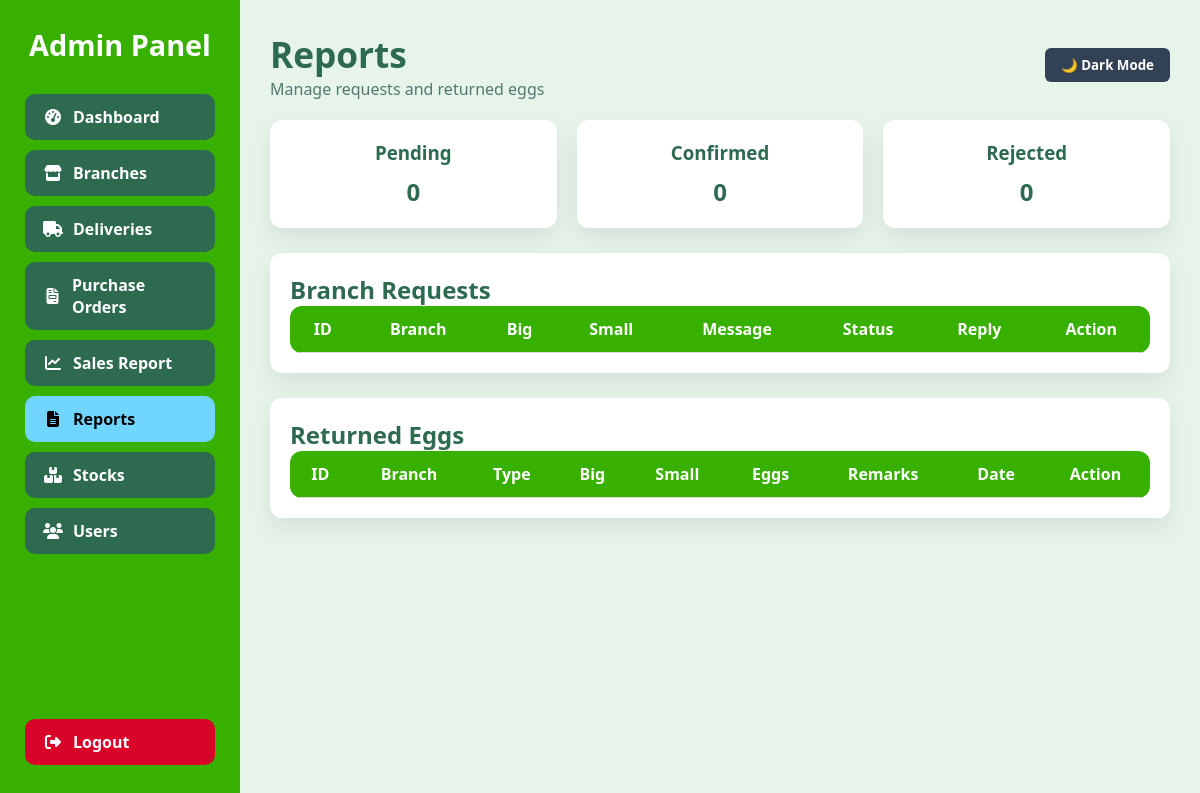
The app's page /reports.php, older data.
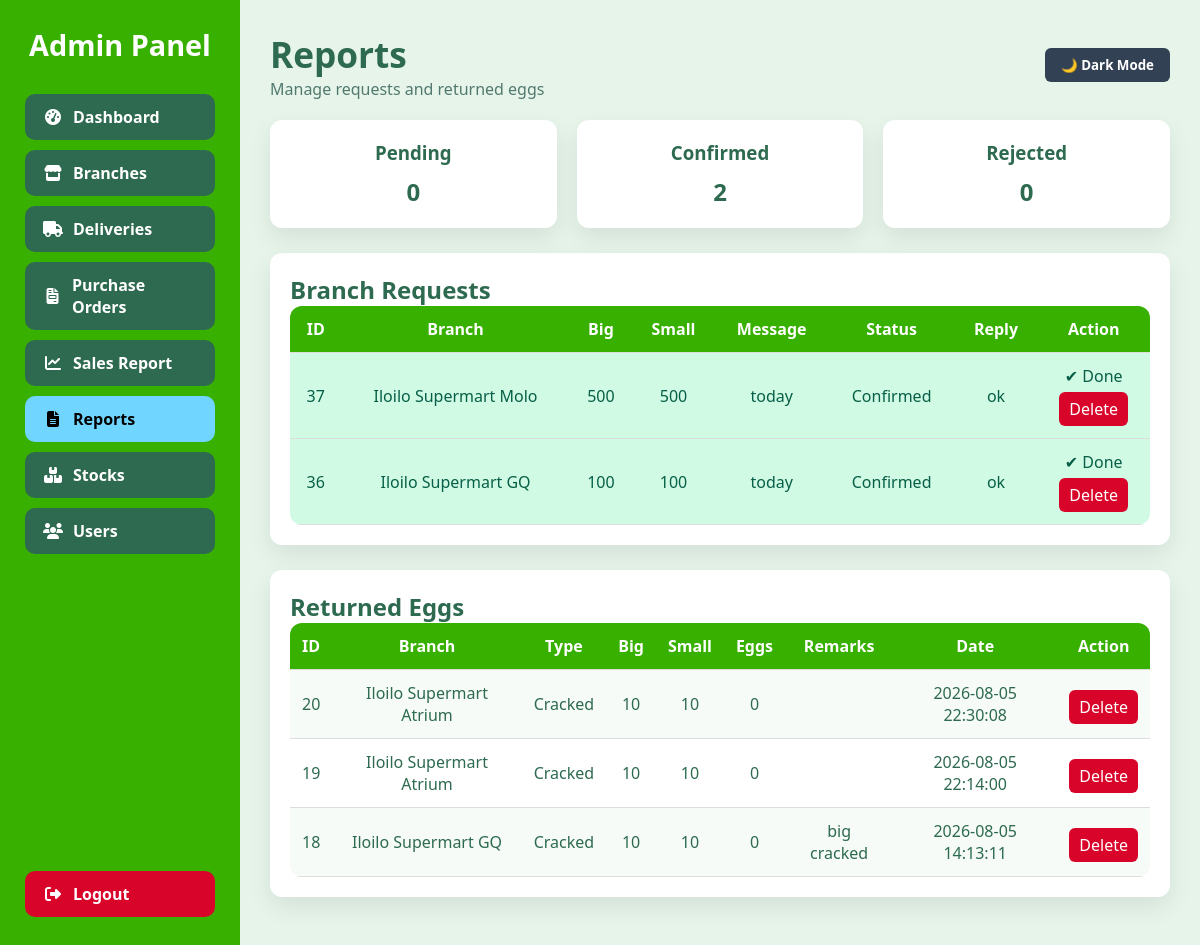
The same page, newer data.
### tables this page shows
CREATE TABLE `requests` (
  `id` int(11) NOT NULL,
  `branch_id` int(11) NOT NULL,
  `big_trays` int(11) DEFAULT 0,
  `small_trays` int(11) DEFAULT 0,
  `message` text DEFAULT NULL,
  `admin_reply` text DEFAULT NULL,
  `status` enum('pending','confirmed','rejected') DEFAULT 'pending',
  `request_datetime` datetime DEFAULT current_timestamp()
);

CREATE TABLE `branches` (
  `id` int(10) UNSIGNED NOT NULL,
  `branch_name` varchar(100) NOT NULL,
  `low_stock_threshold` int(10) UNSIGNED NOT NULL DEFAULT 100,
  `is_active` tinyint(1) NOT NULL DEFAULT 1,
  `created_at` datetime NOT NULL DEFAULT current_timestamp(),
  `updated_at` datetime NOT NULL DEFAULT current_timestamp() ON UPDATE current_timestamp()
);

CREATE TABLE `returns` (
  `id` int(11) UNSIGNED NOT NULL,
  `branch_id` int(11) NOT NULL,
  `return_type` varchar(50) NOT NULL,
  `big_trays` int(11) DEFAULT 0,
  `small_trays` int(11) DEFAULT 0,
  `egg_pieces` int(11) DEFAULT 0,
  `remarks` text DEFAULT NULL,
  `return_datetime` datetime NOT NULL
);

### reports_backend.php (called while the page is built, shortened)
<?php
include __DIR__ . '/../includes/db.php';
$requests = [];
$sql = "
    SELECT r.*, b.branch_name
    FROM requests r
    JOIN branches b ON r.branch_id = b.id
    ORDER BY r.request_datetime DESC
";
$result = $conn->query($sql);
if ($result) {
    while ($row = $result->fetch_assoc()) {
        $requests[] = $row;
    }
}
$pending_count = 0;
$confirmed_count = 0;
$rejected_count = 0;
$returns = [];
$sql = "
    SELECT ret.*, b.branch_name
    FROM returns ret
    JOIN branches b ON ret.branch_id = b.id
    ORDER BY ret.return_datetime DESC
";
$result = $conn->query($sql);
if ($result) {
    while ($row = $result->fetch_assoc()) {
        $returns[] = $row;
    }
}
?>

### reports.php (the view, shortened to what this page needs)
<?php
include __DIR__ . '/includes/db.php';
include __DIR__ . '/backend/reports_backend.php';
?>
<!DOCTYPE html>
<html lang="en">
<head>
<link rel="stylesheet" href="https://cdnjs.cloudflare.com/ajax/libs/font-awesome/6.4.0/css/all.min.css">
</head>
<body>
<div class="wrapper">
<div class="sidebar">
    <h2>Admin Panel</h2>
    <a href="dashboard.php"><i class="fas fa-tachometer-alt"></i> Dashboard</a>
    <a href="branches.php"><i class="fas fa-store"></i> Branches</a>
    <a href="deliveries.php"><i class="fas fa-truck"></i> Deliveries</a>
    <a href="purchase_order.php"><i class="fas fa-file-invoice"></i> Purchase Orders</a>
    <a href="sales.php"><i class="fas fa-chart-line"></i> Sales Report</a>
    <a href="reports.php" class="active"><i class="fas fa-file-alt"></i> Reports</a>
    <a href="stocks.php"><i class="fas fa-boxes"></i> Stocks</a>
    <a href="users.php"><i class="fas fa-users"></i> Users</a>
    <a href="../index.html" class="logout"><i class="fas fa-sign-out-alt"></i> Logout</a>
</div>
<div class="main-content">
<div class="header">
    <div>
        <h1>Reports</h1>
        <p>Manage requests and returned eggs</p>
    </div>
    <button id="darkToggle">🌙 Dark Mode</button>
</div>
<div class="cards">
    <div class="card"><h3>Pending</h3><p><?= $pending_count ?></p></div>
    <div class="card"><h3>Confirmed</h3><p><?= $confirmed_count ?></p></div>
    <div class="card"><h3>Rejected</h3><p><?= $rejected_count ?></p></div>
</div>
<div class="table-card">
<h2>Branch Requests</h2>
<table>
<tr>
<th>ID</th>
<th>Branch</th>
<th>Big</th>
<th>Small</th>
<th>Message</th>
<th>Status</th>
<th>Reply</th>
<th>Action</th>
</tr>
<?php foreach($requests as $r): ?>
<tr class="<?= $r['status']; ?>">
<td><?= $r['id'] ?></td>
<td><?= htmlspecialchars($r['branch_name']) ?></td>
<td><?= $r['big_trays'] ?></td>
<td><?= $r['small_trays'] ?></td>
<td><?= htmlspecialchars($r['message']) ?></td>
<td><?= ucfirst($r['status']) ?></td>
<td><?= htmlspecialchars($r['admin_reply']) ?></td>
<td>
<?php if($r['status']=='pending'): ?>
<form method="post">
<input type="hidden" name="request_id" value="<?= $r['id'] ?>">
<textarea name="reply_msg" required></textarea>
<select name="status">
    <option value="confirmed">Confirm</option>
    <option value="rejected">Reject</option>
</select>
<button type="submit" name="reply_request" value="1">
    Send
</button>
</form>
<?php else: ?>
✔ Done
<?php endif; ?>
<br>
<a
class="delete-btn"
href="reports.php?delete_request=<?= $r['id'] ?>"
onclick="return confirm('Delete this request?')"
>
Delete
</a>
</td>
</tr>
<?php endforeach; ?>
</table>
</div>
<div class="table-card">
<h2>Returned Eggs</h2>
<table>
<tr>
<th>ID</th>
<th>Branch</th>
<th>Type</th>
<th>Big</th>
<th>Small</th>
<th>Eggs</th>
<th>Remarks</th>
<th>Date</th>
<th>Action</th>
</tr>
<?php foreach($returns as $r): ?>
<tr>
<td><?= $r['id'] ?></td>
<td><?= htmlspecialchars($r['branch_name']) ?></td>
<td><?= $r['return_type'] ?></td>
<td><?= $r['big_trays'] ?></td>
<td><?= $r['small_trays'] ?></td>
<td><?= $r['egg_pieces'] ?></td>
<td><?= htmlspecialchars($r['remarks']) ?></td>
<td><?= $r['return_datetime'] ?></td>
<td>
<a
class="delete-btn"
href="reports.php?delete_return=<?= $r['id'] ?>"
onclick="return confirm('Delete this returned egg record?')"
>
Delete
</a>
</td>
</tr>
<?php endforeach; ?>
</table>
</div>
</div>
</div>
</body>
</html>

Row changes from the older to the newer data that the page shows:
added requests: id "37", branch.branch_name "Iloilo Supermart Molo", big_trays "500", small_trays "500", message "today", status "Confirmed", admin_reply "ok", shows "✔ Done"
added requests: id "36", branch.branch_name "Iloilo Supermart GQ", big_trays "100", small_trays "100", message "today", status "Confirmed", admin_reply "ok", shows "✔ Done"
added returns: id "20", branch.branch_name "Iloilo Supermart Atrium", return_type "Cracked", big_trays "10", small_trays "10", egg_pieces "0", return_datetime "2026-08-05 22:30:08"
added returns: id "19", branch.branch_name "Iloilo Supermart Atrium", return_type "Cracked", big_trays "10", small_trays "10", egg_pieces "0", return_datetime "2026-08-05 22:14:00"
added returns: id "18", branch.branch_name "Iloilo Supermart GQ", return_type "Cracked", big_trays "10", small_trays "10", egg_pieces "0", remarks "big cracked", return_datetime "2026-08-05 14:13:11"
Text that changed along with them:
$confirmed_count: "0" → "2"
